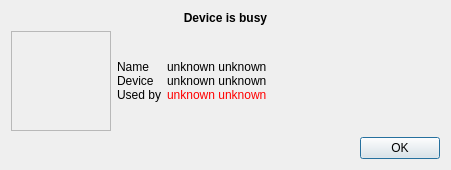
<?xml version="1.0" encoding="UTF-8"?>
<ui version="4.0">
 <class>WebcamBusyDialog</class>
 <widget class="QDialog" name="WebcamBusyDialog">
  <property name="geometry">
   <rect>
    <x>0</x>
    <y>0</y>
    <width>451</width>
    <height>170</height>
   </rect>
  </property>
  <property name="sizePolicy">
   <sizepolicy hsizetype="Preferred" vsizetype="Preferred">
    <horstretch>0</horstretch>
    <verstretch>0</verstretch>
   </sizepolicy>
  </property>
  <property name="windowTitle">
   <string>vokoscreen webcam</string>
  </property>
  <property name="modal">
   <bool>true</bool>
  </property>
  <layout class="QVBoxLayout" name="verticalLayout_2" stretch="0,0,0">
   <property name="sizeConstraint">
    <enum>QLayout::SetMaximumSize</enum>
   </property>
   <item>
    <widget class="QLabel" name="label_Titel_Busy">
     <property name="font">
      <font>
       <weight>75</weight>
       <bold>true</bold>
      </font>
     </property>
     <property name="text">
      <string>Device is busy</string>
     </property>
     <property name="alignment">
      <set>Qt::AlignCenter</set>
     </property>
    </widget>
   </item>
   <item>
    <layout class="QHBoxLayout" name="horizontalLayout_Picture_and_Info">
     <item>
      <widget class="QFrame" name="frame_Picture">
       <property name="minimumSize">
        <size>
         <width>100</width>
         <height>100</height>
        </size>
       </property>
       <property name="maximumSize">
        <size>
         <width>100</width>
         <height>100</height>
        </size>
       </property>
       <property name="baseSize">
        <size>
         <width>0</width>
         <height>0</height>
        </size>
       </property>
       <property name="frameShape">
        <enum>QFrame::StyledPanel</enum>
       </property>
       <property name="frameShadow">
        <enum>QFrame::Raised</enum>
       </property>
       <layout class="QHBoxLayout" name="horizontalLayout_5">
        <item>
         <layout class="QVBoxLayout" name="verticalLayout_Picture">
          <item>
           <widget class="QLabel" name="label_Picture">
            <property name="text">
             <string/>
            </property>
            <property name="pixmap">
             <pixmap resource="../screencast.qrc">:/pictures/webcamBusy.png</pixmap>
            </property>
            <property name="scaledContents">
             <bool>true</bool>
            </property>
           </widget>
          </item>
         </layout>
        </item>
       </layout>
      </widget>
     </item>
     <item>
      <layout class="QFormLayout" name="formLayout_Info">
       <property name="sizeConstraint">
        <enum>QLayout::SetDefaultConstraint</enum>
       </property>
       <property name="fieldGrowthPolicy">
        <enum>QFormLayout::ExpandingFieldsGrow</enum>
       </property>
       <property name="labelAlignment">
        <set>Qt::AlignLeading|Qt::AlignLeft|Qt::AlignVCenter</set>
       </property>
       <property name="formAlignment">
        <set>Qt::AlignLeading|Qt::AlignLeft|Qt::AlignVCenter</set>
       </property>
       <property name="verticalSpacing">
        <number>0</number>
       </property>
       <item row="0" column="0">
        <widget class="QLabel" name="label_Name">
         <property name="text">
          <string>Name</string>
         </property>
         <property name="margin">
          <number>6</number>
         </property>
        </widget>
       </item>
       <item row="0" column="1">
        <widget class="QLabel" name="label_Name_Value">
         <property name="text">
          <string>unknown unknown</string>
         </property>
         <property name="margin">
          <number>6</number>
         </property>
        </widget>
       </item>
       <item row="1" column="0">
        <widget class="QLabel" name="label_Device">
         <property name="text">
          <string>Device</string>
         </property>
         <property name="margin">
          <number>6</number>
         </property>
        </widget>
       </item>
       <item row="1" column="1">
        <widget class="QLabel" name="label_Device_Value">
         <property name="text">
          <string>unknown unknown</string>
         </property>
         <property name="margin">
          <number>6</number>
         </property>
        </widget>
       </item>
       <item row="2" column="0">
        <widget class="QLabel" name="label_UsedBy">
         <property name="text">
          <string>Used by</string>
         </property>
         <property name="margin">
          <number>6</number>
         </property>
        </widget>
       </item>
       <item row="2" column="1">
        <widget class="QLabel" name="label_UsedBy_Value">
         <property name="text">
          <string>&lt;html&gt;&lt;head/&gt;&lt;body&gt;&lt;p&gt;&lt;span style=&quot; color:#ff0000;&quot;&gt;unknown unknown&lt;/span&gt;&lt;/p&gt;&lt;/body&gt;&lt;/html&gt;</string>
         </property>
         <property name="margin">
          <number>6</number>
         </property>
        </widget>
       </item>
      </layout>
     </item>
    </layout>
   </item>
   <item>
    <layout class="QHBoxLayout" name="horizontalLayout_ButtonBox">
     <item>
      <widget class="QDialogButtonBox" name="buttonBox">
       <property name="standardButtons">
        <set>QDialogButtonBox::Ok</set>
       </property>
      </widget>
     </item>
    </layout>
   </item>
  </layout>
 </widget>
 <resources>
  <include location="../screencast.qrc"/>
 </resources>
 <connections/>
</ui>
